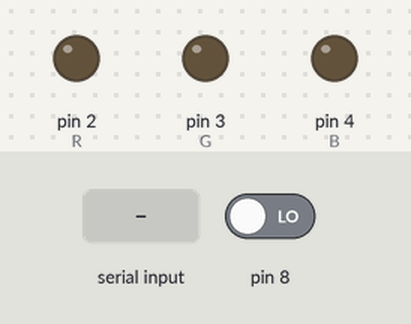
Recording of a sketch running on a simulated Arduino Uno, built with avr-gcc and run on an emulated ATmega328P. Shown: output pins drawn as LEDs (lit = HIGH). Inputs (shaded band) come from the test bench; at power-on: pin 8 LOW.

Above: at 1.2 s.
1.3 s: "90,45\n" received over the second serial link
At 1.7 s:
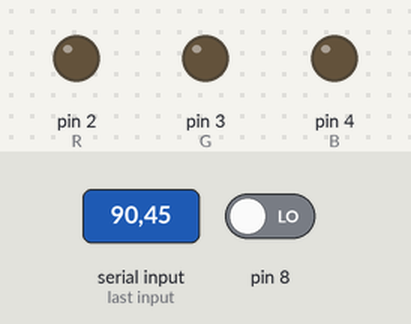
2.8 s: "7\n" received over the second serial link
At 3.4 s:
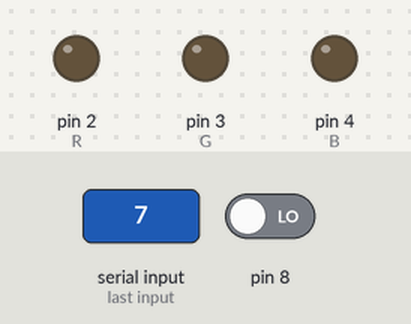
4.3 s: "8\n" received over the second serial link
At 5.8 s:
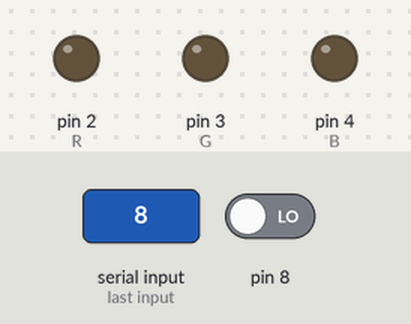
Timing chart, 0 to 7.3 s (numbered marks = the images above; inputs shaded):
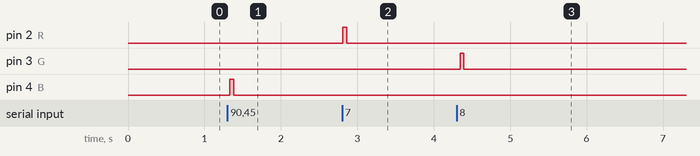

The sketch:

CommunicationBluetooth.ino
```cpp
#include <SoftwareSerial.h>

int message = 0;
int R = 2;
int G = 3;
int B = 4;


SoftwareSerial BTSerial (10,11);    // TX : 10    RX: 11

void setup() {
  Serial.begin (9600);
  BTSerial.begin (9600);

  pinMode(R,OUTPUT);
  pinMode(G,OUTPUT);
  pinMode(B,OUTPUT);
  pinMode (8,INPUT);

}

void loop() {

  if (BTSerial.available() > 0 ){message = (BTSerial.read()-48);}
  //Serial.println (message);


if (digitalRead (8) == 1){
  BTSerial.write("1");;
  }

else {
  BTSerial.write("0");
  }


  digitalWrite(R,0);
  digitalWrite(G,0);
  digitalWrite(B,0);

  switch (message){

  case 7:
  digitalWrite(R,1);
  break;

  case 8:
  digitalWrite(G,1);
  break;

  case 9:
  digitalWrite(B,1);
  break;
  }


  delay(50);
}
```

Measured:
- after the input at 1.3 s, pin 4 (B): LOW → HIGH at once, → LOW 0.05 s later
- after the input at 2.8 s, pin 2 (R): LOW → HIGH at once, → LOW 0.05 s later
- after the input at 4.3 s, pin 3 (G): LOW → HIGH at once, → LOW 0.05 s later
